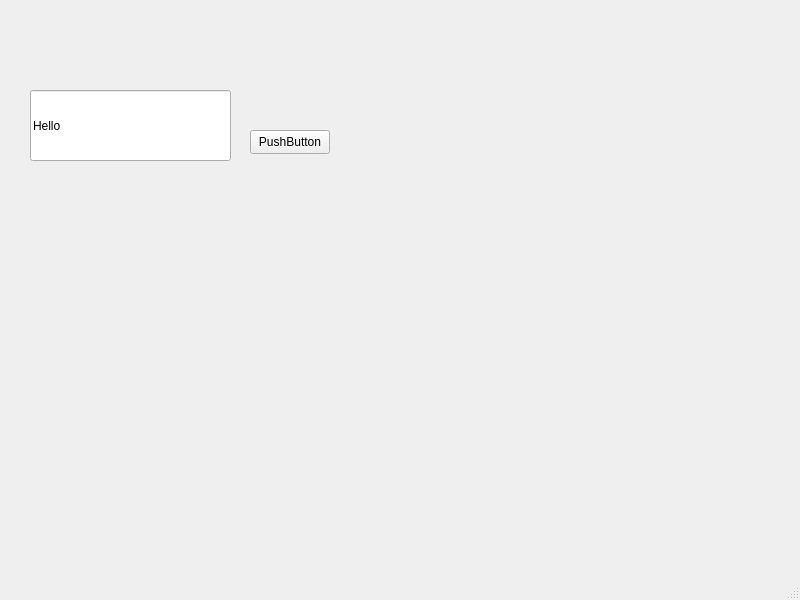
<?xml version="1.0" encoding="UTF-8"?>
<ui version="4.0">
 <class>MainWindow</class>
 <widget class="QMainWindow" name="MainWindow">
  <property name="geometry">
   <rect>
    <x>0</x>
    <y>0</y>
    <width>800</width>
    <height>600</height>
   </rect>
  </property>
  <property name="windowTitle">
   <string>MainWindow</string>
  </property>
  <widget class="QWidget" name="centralwidget">
   <widget class="QPushButton" name="pushButton">
    <property name="geometry">
     <rect>
      <x>250</x>
      <y>130</y>
      <width>80</width>
      <height>24</height>
     </rect>
    </property>
    <property name="text">
     <string>PushButton</string>
    </property>
   </widget>
   <widget class="QLineEdit" name="omaEdit">
    <property name="geometry">
     <rect>
      <x>30</x>
      <y>90</y>
      <width>201</width>
      <height>71</height>
     </rect>
    </property>
    <property name="text">
     <string>Hello</string>
    </property>
   </widget>
  </widget>
  <widget class="QMenuBar" name="menubar">
   <property name="geometry">
    <rect>
     <x>0</x>
     <y>0</y>
     <width>800</width>
     <height>21</height>
    </rect>
   </property>
  </widget>
  <widget class="QStatusBar" name="statusbar"/>
 </widget>
 <resources/>
 <connections/>
</ui>
